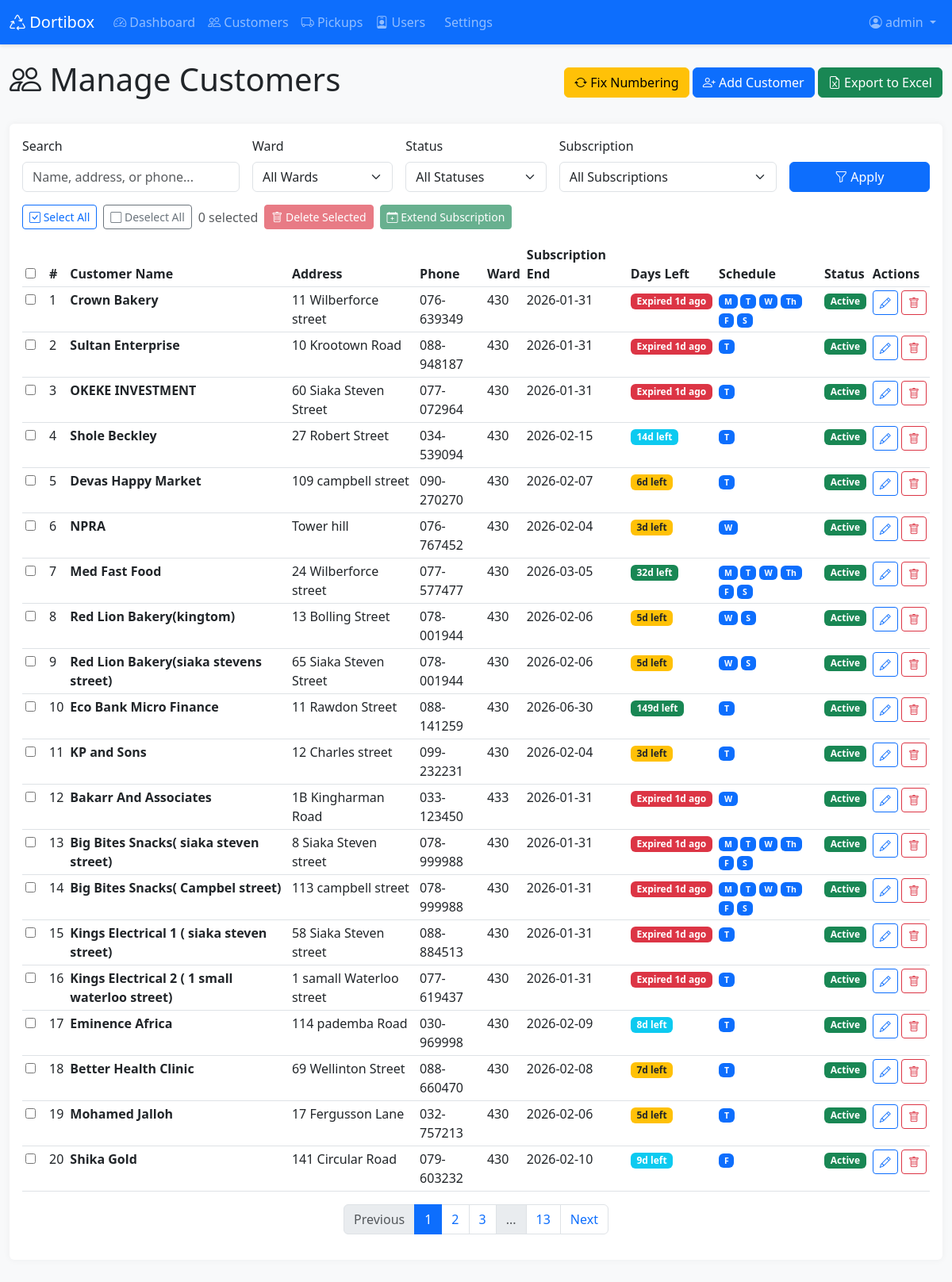
The page /admin/customers (signed in) on the database its author committed.
### app.py (models this page shows, shortened)
class Customer(db.Model):
    id = db.Column(db.Integer, primary_key=True)
    customer_number = db.Column(db.Integer)
    customer_name = db.Column(db.String(200), nullable=False)
    address = db.Column(db.String(300))
    phone_number = db.Column(db.String(50))
    type = db.Column(db.String(100))
    ward = db.Column(db.String(100))
    bin_size = db.Column(db.String(50))  # Now stores multiple sizes like "300L, 50L"
    bin_qty = db.Column(db.Integer)
    frequency = db.Column(db.String(50))
    time = db.Column(db.String(50))
    monday = db.Column(db.Integer, default=0)
    tuesday = db.Column(db.Integer, default=0)
    wednesday = db.Column(db.Integer, default=0)
    thursday = db.Column(db.Integer, default=0)
    friday = db.Column(db.Integer, default=0)
    saturday = db.Column(db.Integer, default=0)
    sales_rep = db.Column(db.String(100))
    payment_type = db.Column(db.String(100))
    subscription_start = db.Column(db.Date)
    subscription_end = db.Column(db.Date)
    active = db.Column(db.String(10))
    target_month_start = db.Column(db.Date)
    target_month_end = db.Column(db.Date)
    month_acquired = db.Column(db.String(50))
    amount_paid = db.Column(db.Float)
    pickups = db.relationship('Pickup', backref='customer', lazy=True, cascade='all, delete-orphan')
    def subscription_status(self):
        if not self.subscription_end:
            return 'no_date'
        today = date.today()
        days_until_end = (self.subscription_end - today).days
        if days_until_end < 0:
            return 'expired'
        elif days_until_end <= 7:
            return 'expiring_week'
        elif days_until_end <= 30:
            return 'expiring_month'
        else:
            return 'active'

### app.py (the view, shortened to what this page needs)
@app.route('/admin/customers')
@admin_required
def admin_customers():
    page = request.args.get('page', 1, type=int)
    search = request.args.get('search', '')
    ward_filter = request.args.get('ward', '')
    status_filter = request.args.get('status', '')
    subscription_filter = request.args.get('subscription', '')
    query = Customer.query
    if search:
        query = query.filter(
            (Customer.customer_name.contains(search)) |
            (Customer.address.contains(search)) |
            (Customer.phone_number.contains(search))
        )
    if ward_filter:
        query = query.filter(Customer.ward == ward_filter)
    if status_filter == 'active':
        query = query.filter((Customer.active == 'Yes') | (Customer.active == 'yes'))
    elif status_filter == 'inactive':
        query = query.filter(Customer.active == 'No')
    today = date.today()
    if subscription_filter == 'expired':
        query = query.filter(
            Customer.subscription_end.isnot(None),
            Customer.subscription_end < today
        )
    elif subscription_filter == 'no_date':
        query = query.filter(Customer.subscription_end.is_(None))
    customers = query.order_by(Customer.customer_number).paginate(
        page=page, per_page=20, error_out=False
    )
    wards = db.session.query(Customer.ward).filter(Customer.ward.isnot(None)).distinct().order_by(Customer.ward).all()
    wards = [w[0] for w in wards if w[0]]
    return render_template('admin_customers.html',
                         customers=customers,
                         search=search,
                         ward_filter=ward_filter,
                         status_filter=status_filter,
                         subscription_filter=subscription_filter,
                         wards=wards,
                         today=today)

### app.py (called while the page is built)
@app.context_processor
def inject_now():
    return {
        'now': datetime.now,
        'abs': abs  # Add abs function
    }

def admin_required(f):
    @wraps(f)
    def decorated_function(*args, **kwargs):
        if 'user_id' not in session:
            flash('Please log in to access this page.', 'warning')
            return redirect(url_for('login'))
        user = User.query.get(session['user_id'])
        if user.role != 'admin':
            flash('You do not have permission to access this page.', 'danger')
            return redirect(url_for('dashboard'))
        return f(*args, **kwargs)
    return decorated_function

### templates/admin_customers.html (shortened to what this page needs)
{% extends "base.html" %}
{% block content %}
<div class="container-fluid">
    <div class="d-flex justify-content-between align-items-center mb-4">
        <h1><i class="bi bi-people"></i> Manage Customers</h1>
        <div>
            <button type="button" class="btn btn-warning" onclick="renumberCustomers()" title="Fix customer numbering">
                <i class="bi bi-arrow-repeat"></i> Fix Numbering
            </button>
            <a href="{{ url_for('add_customer') }}" class="btn btn-primary">
                <i class="bi bi-person-plus"></i> Add Customer
            </a>
            <button type="button" class="btn btn-success" onclick="exportCustomers()">
                <i class="bi bi-file-earmark-excel"></i> Export to Excel
            </button>
        </div>
    </div>
    <div class="card">
        <div class="card-body">
            <form method="GET" class="row g-3 mb-3">
                <div class="col-md-3">
                    <label for="search" class="form-label">Search</label>
                    <input type="text" class="form-control" id="search" name="search"
                           placeholder="Name, address, or phone..."
                           value="{{ search }}">
                </div>
                <div class="col-md-2">
                    <label for="ward" class="form-label">Ward</label>
                    <select class="form-select" id="ward" name="ward">
                        <option value="">All Wards</option>
                    </select>
                </div>
                <div class="col-md-2">
                    <label for="status" class="form-label">Status</label>
                    <select class="form-select" id="status" name="status">
                        <option value="">All Statuses</option>
                    </select>
                </div>
                <div class="col-md-3">
                    <label for="subscription" class="form-label">Subscription</label>
                    <select class="form-select" id="subscription" name="subscription">
                        <option value="">All Subscriptions</option>
                    </select>
                </div>
                <div class="col-md-2 d-flex align-items-end">
                    <button type="submit" class="btn btn-primary w-100">
                        <i class="bi bi-funnel"></i> Apply
                    </button>
                </div>
            </form>
            <div class="mb-3 d-flex gap-2 align-items-center flex-wrap">
                <button type="button" class="btn btn-sm btn-outline-primary" onclick="selectAll()">
                    <i class="bi bi-check-square"></i> Select All
                </button>
                <button type="button" class="btn btn-sm btn-outline-secondary" onclick="deselectAll()">
                    <i class="bi bi-square"></i> Deselect All
                </button>
                <span class="text-muted" id="selectedCount">0 selected</span>
                <button type="button" class="btn btn-sm btn-danger" onclick="bulkDelete()" id="bulkDeleteBtn" disabled>
                    <i class="bi bi-trash"></i> Delete Selected
                </button>
                <button type="button" class="btn btn-sm btn-success" onclick="showExtendModal()" id="bulkExtendBtn" disabled>
                    <i class="bi bi-calendar-plus"></i> Extend Subscription
                </button>
            </div>
            <form id="bulkActionForm" method="POST">
                <div class="table-responsive">
                    <table class="table table-hover table-sm">
                        <thead>
                            <tr>
                                <th style="width: 30px;">
                                    <input type="checkbox" id="selectAllCheckbox" onchange="toggleSelectAll()">
                                </th>
                                <th>#</th>
                                <th>Customer Name</th>
                                <th>Address</th>
                                <th>Phone</th>
                                <th>Ward</th>
                                <th>Subscription End</th>
                                <th>Days Left</th>
                                <th>Schedule</th>
                                <th>Status</th>
                                <th>Actions</th>
                            </tr>
                        </thead>
                        <tbody>
                            {% for customer in customers.items %}
                            {% set sub_status = customer.subscription_status() %}
                            <tr class="{% if sub_status == 'expired' %}subscription-expired{% elif sub_status == 'expiring_week' %}subscription-expiring-week{% elif sub_status == 'expiring_month' %}subscription-expiring-month{% endif %}">
                                <td>
                                    <input type="checkbox" class="customer-checkbox"
                                           name="customer_ids[]"
                                           value="{{ customer.id }}"
                                           onchange="updateSelectedCount()">
                                </td>
                                <td>{{ customer.customer_number or '-' }}</td>
                                <td><strong>{{ customer.customer_name }}</strong></td>
                                <td>{{ customer.address or '-' }}</td>
                                <td>{{ customer.phone_number or '-' }}</td>
                                <td>{{ customer.ward or '-' }}</td>
                                <td>
                                    {% if customer.subscription_end %}
                                        {{ customer.subscription_end.strftime('%Y-%m-%d') }}
                                    {% else %}
                                        <span class="text-muted">Not set</span>
                                    {% endif %}
                                </td>
                                <td>
                                    {% if customer.subscription_end %}
                                        {% set days_left = (customer.subscription_end - today).days %}
                                        {% if days_left < 0 %}
                                            <span class="badge bg-danger">Expired {{ abs(days_left) }}d ago</span>
                                        {% elif days_left == 0 %}
                                            <span class="badge bg-danger">Expires Today</span>
                                        {% elif days_left <= 7 %}
                                            <span class="badge bg-warning text-dark">{{ days_left }}d left</span>
                                        {% elif days_left <= 30 %}
                                            <span class="badge bg-info">{{ days_left }}d left</span>
                                        {% else %}
                                            <span class="badge bg-success">{{ days_left }}d left</span>
                                        {% endif %}
                                    {% else %}
                                        <span class="text-muted">-</span>
                                    {% endif %}
                                </td>
                                <td>
                                    <small>
                                        {% if customer.monday %}<span class="badge bg-primary">M</span>{% endif %}
                                        {% if customer.tuesday %}<span class="badge bg-primary">T</span>{% endif %}
                                        {% if customer.wednesday %}<span class="badge bg-primary">W</span>{% endif %}
                                        {% if customer.thursday %}<span class="badge bg-primary">Th</span>{% endif %}
                                        {% if customer.friday %}<span class="badge bg-primary">F</span>{% endif %}
                                        {% if customer.saturday %}<span class="badge bg-primary">S</span>{% endif %}
                                    </small>
                                </td>
                                <td>
                                    {% if customer.active in ['Yes', 'yes'] %}
                                    <span class="badge bg-success">Active</span>
                                    {% else %}
                                    <span class="badge bg-danger">Inactive</span>
                                    {% endif %}
                                </td>
                                <td class="table-actions">
                                    <a href="{{ url_for('edit_customer', id=customer.id) }}"
                                       class="btn btn-sm btn-outline-primary" title="Edit">
                                        <i class="bi bi-pencil"></i>
                                    </a>
                                    <button type="button" class="btn btn-sm btn-outline-danger"
                                            onclick="deleteSingle({{ customer.id }})" title="Delete">
                                        <i class="bi bi-trash"></i>
                                    </button>
                                </td>
                            </tr>
                            {% endfor %}
                        </tbody>
                    </table>
                </div>
            </form>
            {% if customers.pages > 1 %}
            <nav>
                <ul class="pagination justify-content-center">
                    <li class="page-item {% if not customers.has_prev %}disabled{% endif %}">
                        <a class="page-link" href="{{ url_for('admin_customers', page=customers.prev_num, search=search, ward=ward_filter, status=status_filter, subscription=subscription_filter) }}">
                            Previous
                        </a>
                    </li>
                    {% for page_num in customers.iter_pages(left_edge=1, right_edge=1, left_current=1, right_current=2) %}
                        {% if page_num %}
                            <li class="page-item {% if page_num == customers.page %}active{% endif %}">
                                <a class="page-link" href="{{ url_for('admin_customers', page=page_num, search=search, ward=ward_filter, status=status_filter, subscription=subscription_filter) }}">
                                    {{ page_num }}
                                </a>
                            </li>
                        {% else %}
                            <li class="page-item disabled"><span class="page-link">...</span></li>
                        {% endif %}
                    {% endfor %}
                    <li class="page-item {% if not customers.has_next %}disabled{% endif %}">
                        <a class="page-link" href="{{ url_for('admin_customers', page=customers.next_num, search=search, ward=ward_filter, status=status_filter, subscription=subscription_filter) }}">
                            Next
                        </a>
                    </li>
                </ul>
            </nav>
            {% endif %}
        </div>
    </div>
</div>
{% endblock %}

### templates/base.html (style rules this page uses)
body { min-height: 100vh; background-color: #f8f9fa; }
.card { box-shadow: 0 0 10px rgba(0,0,0,.05); border: none; margin-bottom: 20px; }
.table-actions { white-space: nowrap; }

### templates/admin_customers.html (style rules this page uses)
.subscription-expired { background-color: #f8d7da !important; }
.subscription-expiring-week { background-color: #fff3cd !important; }
.subscription-expiring-month { background-color: #fff8e1 !important; }

### rows shown on the page
Customer: customer_number "1", customer_name "Crown Bakery", address "11 Wilberforce street", phone_number "076-639349", ward "430", subscription_end "2026-01-31", monday "M", tuesday "T", wednesday "W", thursday "Th", friday "F", saturday "S", active "Active"
Customer: customer_number "2", customer_name "Sultan Enterprise", address "10 Krootown Road", phone_number "088-948187", ward "430", subscription_end "2026-01-31", tuesday "T", active "Active"
Customer: customer_number "3", customer_name "OKEKE INVESTMENT", address "60 Siaka Steven Street", phone_number "077-072964", ward "430", subscription_end "2026-01-31", tuesday "T", active "Active"
Customer: customer_number "4", customer_name "Shole Beckley", address "27 Robert Street", phone_number "034-539094", ward "430", subscription_end "2026-02-15", tuesday "T", active "Active"
Customer: customer_number "5", customer_name "Devas Happy Market", address "109 campbell street", phone_number "090-270270", ward "430", subscription_end "2026-02-07", tuesday "T", active "Active"
Customer: customer_number "6", customer_name "NPRA", address "Tower hill", phone_number "076-767452", ward "430", subscription_end "2026-02-04", wednesday "W", active "Active"
Customer: customer_number "7", customer_name "Med Fast Food", address "24 Wilberforce street", phone_number "077-577477", ward "430", subscription_end "2026-03-05", monday "M", tuesday "T", wednesday "W", thursday "Th", friday "F", saturday "S", active "Active"
Customer: customer_number "8", customer_name "Red Lion Bakery(kingtom)", address "13 Bolling Street", phone_number "078-001944", ward "430", subscription_end "2026-02-06", wednesday "W", saturday "S", active "Active"
Customer: customer_number "9", customer_name "Red Lion Bakery(siaka stevens street)", address "65 Siaka Steven Street", phone_number "078-001944", ward "430", subscription_end "2026-02-06", wednesday "W", saturday "S", active "Active"
Customer: customer_number "10", customer_name "Eco Bank Micro Finance", address "11 Rawdon Street", phone_number "088-141259", ward "430", subscription_end "2026-06-30", tuesday "T", active "Active"
Customer: customer_number "11", customer_name "KP and Sons", address "12 Charles street", phone_number "099-232231", ward "430", subscription_end "2026-02-04", tuesday "T", active "Active"
Customer: customer_number "12", customer_name "Bakarr And Associates", address "1B Kingharman Road", phone_number "033-123450", ward "433", subscription_end "2026-01-31", wednesday "W", active "Active"
Customer: customer_number "13", customer_name "Big Bites Snacks( siaka steven street)", address "8 Siaka Steven street", phone_number "078-999988", ward "430", subscription_end "2026-01-31", monday "M", tuesday "T", wednesday "W", thursday "Th", friday "F", saturday "S", active "Active"
Customer: customer_number "14", customer_name "Big Bites Snacks( Campbel street)", address "113 campbell street", phone_number "078-999988", ward "430", subscription_end "2026-01-31", monday "M", tuesday "T", wednesday "W", thursday "Th", friday "F", saturday "S", active "Active"
Customer: customer_number "15", customer_name "Kings Electrical 1 ( siaka steven street)", address "58 Siaka Steven street", phone_number "088-884513", ward "430", subscription_end "2026-01-31", tuesday "T", active "Active"
Customer: customer_number "16", customer_name "Kings Electrical 2 ( 1 small waterloo street)", address "1 samall Waterloo street", phone_number "077-619437", ward "430", subscription_end "2026-01-31", tuesday "T", active "Active"
Customer: customer_number "17", customer_name "Eminence Africa", address "114 pademba Road", phone_number "030-969998", ward "430", subscription_end "2026-02-09", tuesday "T", active "Active"
Customer: customer_number "18", customer_name "Better Health Clinic", address "69 Wellinton Street", phone_number "088-660470", ward "430", subscription_end "2026-02-08", tuesday "T", active "Active"
Customer: customer_number "19", customer_name "Mohamed Jalloh", address "17 Fergusson Lane", phone_number "032-757213", ward "430", subscription_end "2026-02-06", tuesday "T", active "Active"
Customer: customer_number "20", customer_name "Shika Gold", address "141 Circular Road", phone_number "079-603232", ward "430", subscription_end "2026-02-10", friday "F", active "Active"

### other values the page prints
{{ session.username }} "admin"
{{ page_num }} "1" "2" "3" "13"
